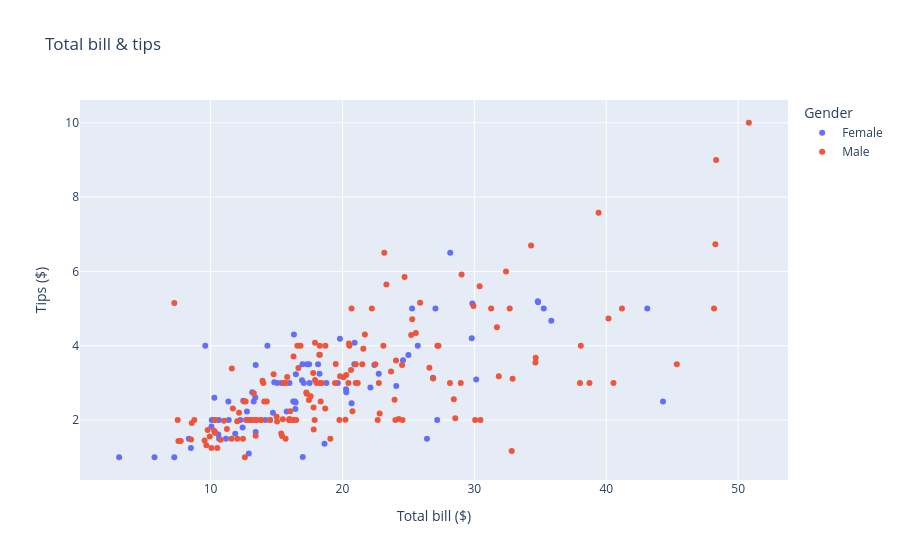

The notebook cell saved with this chart:
### Code cell
# 5. Інтерактивна діаграма розсіювання
# Створіть з допомогою бібліотек Plotly інтерактивний scatter plot для total_bill vs tip з кольором за статтю (sex).
fig = px.scatter(df, x="total_bill", y="tip", color="sex",
                title="Total bill & tips",
                labels={"total_bill": "Total bill ($)", "tip": "Tips ($)", "sex": "Gender"},
                color_continuous_scale="RdYlGn")
fig.show()

### Figure 1 — Plotly figure (JSON) as saved in the notebook; plotly's stock layout.template omitted (floating-point values rounded to 4 significant figures; data arrays with more than 128 entries replaced by an {"elided": "..."} marker saying what was removed)
{"data": [{"hovertemplate": "Gender=Female<br>Total bill ($)=%{x}<br>Tips ($)=%{y}<extra></extra>", "legendgroup": "Female", "marker": {"color": "#636efa", "symbol": "circle"}, "mode": "markers", "name": "Female", "orientation": "v", "showlegend": true, "type": "scatter", "x": [16.99, 24.59, 35.26, 14.83, 10.33, 16.97, 20.29, 15.77, 19.65, 15.06, 20.69, 16.93, 10.29, 34.81, 26.41, 16.45, 3.07, 17.07, 26.86, 25.28, 14.73, 10.07, 34.83, 5.75, 16.32, 22.75, 11.35, 15.38, 44.3, 22.42, 20.92, 14.31, 7.25, 25.71, 17.31, 10.65, 12.43, 24.08, 13.42, 12.48, 29.8, 14.52, 11.38, 20.27, 11.17, 12.26, 18.26, 8.51, 10.33, 14.15, 13.16, 17.47, 27.05, 16.43, 8.35, 18.64, 11.87, 29.85, 25.0, 13.39, 16.21, 17.51, 10.59, 10.63, 9.6, 20.9, 18.15, 19.81, 43.11, 13.0, 12.74, 13.0, 16.4, 16.47, 12.76, 13.27, 28.17, 12.9, 30.14, 13.42, 15.98, 16.27, 10.09, 22.12, 35.83, 27.18, 18.78], "xaxis": "x", "y": [1.01, 3.61, 5.0, 3.02, 1.67, 3.5, 2.75, 2.23, 3.0, 3.0, 2.45, 3.07, 2.6, 5.2, 1.5, 2.47, 1.0, 3.0, 3.14, 5.0, 2.2, 1.83, 5.17, 1.0, 4.3, 3.25, 2.5, 3.0, 2.5, 3.48, 4.08, 4.0, 1.0, 4.0, 3.5, 1.5, 1.8, 2.92, 1.68, 2.52, 4.2, 2.0, 2.0, 2.83, 1.5, 2.0, 3.25, 1.25, 2.0, 2.0, 2.75, 3.5, 5.0, 2.3, 1.5, 1.36, 1.63, 5.14, 3.75, 2.61, 2.0, 3.0, 1.61, 2.0, 4.0, 3.5, 3.5, 4.19, 5.0, 2.0, 2.01, 2.0, 2.5, 3.23, 2.23, 2.5, 6.5, 1.1, 3.09, 3.48, 3.0, 2.5, 2.0, 2.88, 4.67, 2.0, 3.0], "yaxis": "y"}, {"hovertemplate": "Gender=Male<br>Total bill ($)=%{x}<br>Tips ($)=%{y}<extra></extra>", "legendgroup": "Male", "marker": {"color": "#EF553B", "symbol": "circle"}, "mode": "markers", "name": "Male", "orientation": "v", "showlegend": true, "type": "scatter", "x": {"elided": "157 float values"}, "xaxis": "x", "y": {"elided": "157 float values"}, "yaxis": "y"}], "layout": {"legend": {"title": {"text": "Gender"}, "tracegroupgap": 0}, "title": {"text": "Total bill & tips"}, "xaxis": {"anchor": "y", "domain": [0, 1], "title": {"text": "Total bill ($)"}}, "yaxis": {"anchor": "x", "domain": [0, 1], "title": {"text": "Tips ($)"}}}}
